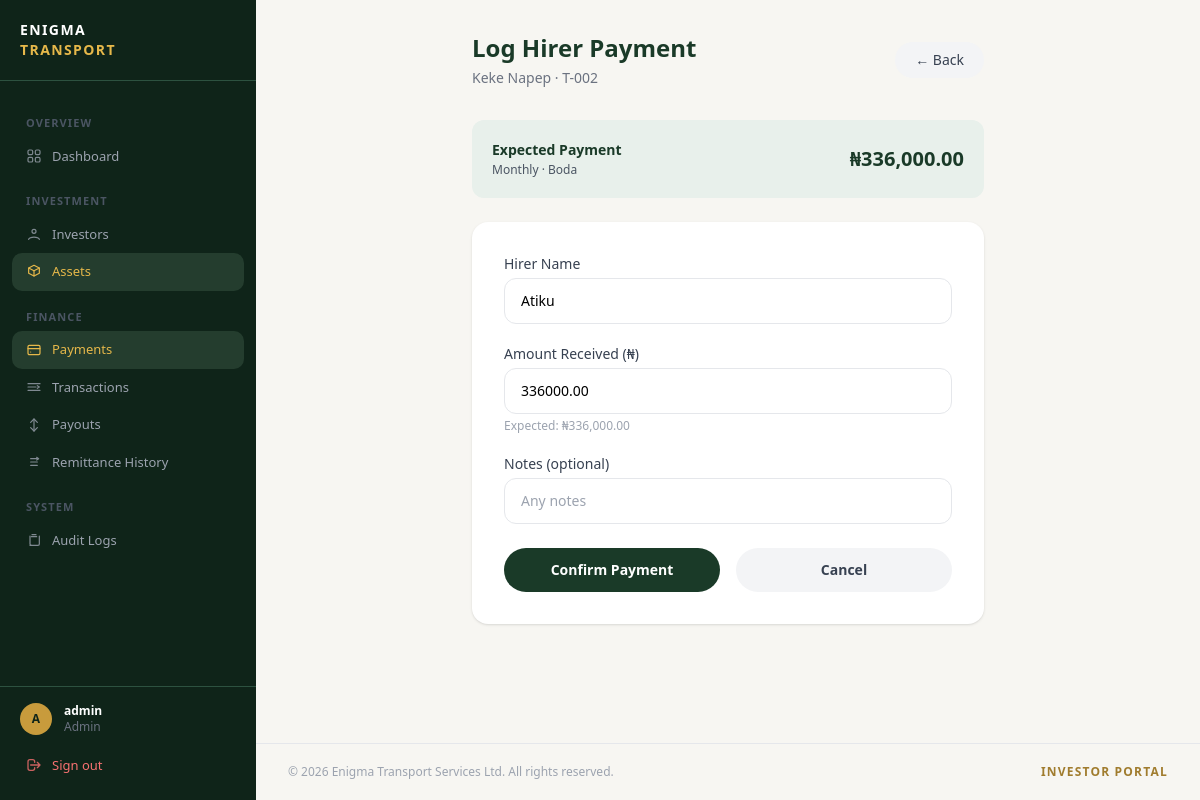
The app's page /remittances/log/22/ (signed in) with its own data.
### accounts/models.py (models this page shows, shortened)
class User(AbstractUser):
    ROLE_CHOICES = (
        ('admin', 'Admin'),
        ('investor', 'Investor'),
    )
    role = models.CharField(max_length=20, choices=ROLE_CHOICES, default='investor')
    email = models.EmailField(unique=True)  # ← add this
    created_at = models.DateTimeField(auto_now_add=True)

### assets/models.py (models this page shows, shortened)
class AssetAllocation(models.Model):
    investment = models.ForeignKey(
        'investments.Investment',
        on_delete=models.CASCADE,
        related_name='allocations'
    )
    asset = models.ForeignKey(
        Asset,
        on_delete=models.PROTECT
    )
    quantity = models.PositiveIntegerField(default=1)
    hirer_name = models.CharField(max_length=200, blank=True)
    hirer_phone = models.CharField(max_length=20, blank=True)
    allocated_at = models.DateTimeField(auto_now_add=True)
    current_period_paid = models.BooleanField(default=False)
    last_payment_date = models.DateField(null=True, blank=True)
    paystack_page_id = models.CharField(max_length=100, blank=True)
    paystack_payment_link = models.URLField(blank=True)
    class Meta:
        unique_together = ('investment', 'asset')

class Asset(models.Model):
    STATUS_CHOICES = (
        ('available', 'Available'),
        ('allocated', 'Allocated'),
        ('maintenance', 'Maintenance'),
        ('inactive', 'Inactive'),
    )
    name = models.CharField(max_length=200)
    asset_code = models.CharField(max_length=50, unique=True, blank=True)
    asset_type = models.CharField(max_length=100)
    purchase_value = models.DecimalField(max_digits=15, decimal_places=2)
    service_charge = models.DecimalField(max_digits=15, decimal_places=2, default=0)
    management_fee = models.DecimalField(max_digits=15, decimal_places=2, default=0)
    weekly_return = models.DecimalField(max_digits=15, decimal_places=2, null=True, blank=True)
    duration_weeks = models.PositiveIntegerField(null=True, blank=True)
    status = models.CharField(max_length=20, choices=STATUS_CHOICES, default='available')
    created_at = models.DateTimeField(auto_now_add=True)

### investments/models.py (models this page shows, shortened)
class Investment(models.Model):
    STATUS_CHOICES = (
        ('pending', 'Pending'),
        ('awaiting_payment', 'Awaiting Payment'),
        ('active', 'Active'),
        ('completed', 'Completed'),
        ('cancelled', 'Cancelled'),
    )
    FREQUENCY_CHOICES = (
        ('weekly', 'Weekly'),
        ('monthly', 'Monthly'),
    )
    investor = models.ForeignKey(
        InvestorProfile,
        on_delete=models.CASCADE,
        related_name='investments'
    )
    tier = models.ForeignKey(
        InvestmentTier,
        on_delete=models.PROTECT
    )
    number_of_assets = models.PositiveIntegerField(default=0)
    investment_amount = models.DecimalField(
        max_digits=15, decimal_places=2, default=0
    )
    status = models.CharField(
        max_length=20, choices=STATUS_CHOICES, default='pending'
    )
    payout_frequency = models.CharField(
        max_length=20, choices=FREQUENCY_CHOICES, default='monthly'
    )
    duration_weeks = models.PositiveIntegerField(null=True, blank=True)
    duration_months = models.PositiveIntegerField(null=True, blank=True)
    start_date = models.DateField(null=True, blank=True)
    end_date = models.DateField(null=True, blank=True)
    service_charge = models.DecimalField(max_digits=15, decimal_places=2, default=0)
    management_fee = models.DecimalField(max_digits=15, decimal_places=2, default=0)
    asset_type = models.CharField(max_length=100, blank=True)
    quantity = models.PositiveIntegerField(default=1)
    created_at = models.DateTimeField(auto_now_add=True)

### investors/models.py (models this page shows, shortened)
class InvestorProfile(models.Model):
    user = models.OneToOneField(
        settings.AUTH_USER_MODEL, on_delete=models.CASCADE
    )
    phone_number = models.CharField(max_length=20, blank=True, default='')
    bank_name = models.CharField(max_length=100, blank=True, default='')
    account_number = models.CharField(max_length=20, blank=True, default='')
    account_name = models.CharField(max_length=200, blank=True, default='')
    kyc_verified = models.BooleanField(default=False)
    created_at = models.DateTimeField(auto_now_add=True)

### remittances/views.py (the view, shortened to what this page needs)
# urls.py: path('log/<int:allocation_pk>/', views.log_asset_payment_view, name='log_asset_payment'),
@admin_required
def log_asset_payment_view(request, allocation_pk):
    allocation = get_object_or_404(AssetAllocation, pk=allocation_pk)
    investment = allocation.investment
    if investment.status != 'active':
        messages.error(request, 'Investment is not active.')
        return redirect('central_payment')
    expected = get_expected_amount(allocation, investment)
    return render(request, 'remittances/log_asset_payment.html', {
        'allocation': allocation,
        'investment': investment,
        'expected': expected,
    })

### remittances/views.py (called while the page is built)
def get_expected_amount(allocation, investment):
    weekly = allocation.asset.weekly_return or Decimal('0')
    if investment.payout_frequency == 'monthly':
        return weekly * Decimal('4')
    return weekly

### templates/remittances/log_asset_payment.html (shortened to what this page needs)
{% extends 'base.html' %}
{% load humanize %}
{% block dashboard_content %}
<div class="max-w-lg mx-auto">
    <div class="mb-8 flex justify-between items-center">
        <div>
            <h1 class="text-2xl font-bold" style="color:#1a3a28;">Log Hirer Payment</h1>
            <p class="text-gray-500 mt-1 text-sm">{{ allocation.asset.name }} · {{ allocation.asset.asset_code }}</p>
        </div>
        <a href="{% url 'central_payment' %}"
            class="bg-gray-100 text-gray-700 px-5 py-2 rounded-full text-sm hover:bg-gray-200 transition">
            ← Back
        </a>
    </div>
    <div class="rounded-xl p-5 mb-6 flex justify-between items-center" style="background:#e8f0eb;">
        <div>
            <p class="text-sm font-bold" style="color:#1a3a28;">Expected Payment</p>
            <p class="text-xs text-gray-600 mt-0.5 capitalize">
                {{ investment.payout_frequency }} · {{ investment.investor.user.username }}
            </p>
        </div>
        <p class="text-xl font-bold" style="color:#1a3a28;">₦{{ expected|floatformat:2|intcomma }}</p>
    </div>
    <div class="bg-white rounded-2xl shadow p-8">
        <form method="POST">
            <div class="mb-5">
                <label class="block text-sm font-medium text-gray-700 mb-1">Hirer Name</label>
                <input type="text" name="hirer_name"
                    value="{{ allocation.hirer_name }}"
                    placeholder="Name of hirer"
                    class="w-full border border-gray-200 rounded-xl px-4 py-3 text-sm focus:outline-none">
            </div>
            <div class="mb-5">
                <label class="block text-sm font-medium text-gray-700 mb-1">Amount Received (₦)</label>
                <input type="number" name="amount_received"
                    value="{{ expected }}"
                    min="0" step="0.01" required
                    class="w-full border border-gray-200 rounded-xl px-4 py-3 text-sm focus:outline-none">
                <p class="text-xs text-gray-400 mt-1">Expected: ₦{{ expected|floatformat:2|intcomma }}</p>
            </div>
            <div class="mb-6">
                <label class="block text-sm font-medium text-gray-700 mb-1">Notes (optional)</label>
                <input type="text" name="notes"
                    placeholder="Any notes"
                    class="w-full border border-gray-200 rounded-xl px-4 py-3 text-sm focus:outline-none">
            </div>
            <div class="flex gap-4">
                <button type="submit"
                    class="flex-1 text-white py-3 rounded-full font-semibold text-sm"
                    style="background:#1a3a28;">
                    Confirm Payment
                </button>
                <a href="{% url 'central_payment' %}"
                    class="flex-1 text-center bg-gray-100 text-gray-700 py-3 rounded-full font-semibold text-sm hover:bg-gray-200 transition">
                    Cancel
                </a>
            </div>
        </form>
    </div>
</div>
{% endblock %}

### templates/base.html (shortened to what this page needs)
<!DOCTYPE html>
<html lang="en">
<head>
    <script src="https://cdn.tailwindcss.com"></script>
</head>
<body class="bg-surface font-sans">
{% if user.is_authenticated %}
<aside id="sidebar">
    <div class="px-5 py-5 border-b border-forest-muted flex items-center justify-between shrink-0">
        <a href="/" class="flex flex-col leading-tight">
            <span class="text-white font-bold text-sm tracking-widest uppercase">Enigma</span>
            <span class="text-gold-light font-bold text-sm tracking-widest uppercase">Transport</span>
        </a>
    </div>
    <nav class="flex-1 px-3 py-4 overflow-y-auto min-h-0">
        {% if user.role == 'admin' %}
        <span class="nav-section">OVERVIEW</span>
        <a href="{% url 'admin_dashboard' %}" class="nav-item {% if request.resolver_match.url_name == 'admin_dashboard' %}active{% endif %}">
            Dashboard
        </a>
        <span class="nav-section">INVESTMENT</span>
        <a href="{% url 'admin_investor_list' %}" class="nav-item {% if 'investor' in request.resolver_match.url_name %}active{% endif %}">
            <svg xmlns="http://www.w3.org/2000/svg"
                 viewBox="0 0 24 24"
                 fill="none"
                 stroke="currentColor"
                 stroke-width="1.8"
                 stroke-linecap="round"
                 stroke-linejoin="round"
                 class="w-6 h-6">
              <circle cx="12" cy="8" r="3"/>
              <path d="M4 20c1.8-4.5 14.2-4.5 16 0"/>
            </svg>
            Investors
        </a>
        <a href="{% url 'admin_asset_list' %}" class="nav-item {% if 'asset' in request.resolver_match.url_name %}active{% endif %}">
            <svg xmlns="http://www.w3.org/2000/svg"
                 viewBox="0 0 24 24"
                 fill="none"
                 stroke="currentColor"
                 stroke-width="1.8"
                 stroke-linecap="round"
                 stroke-linejoin="round"
                 class="w-6 h-6">
              <path d="M12 2l8 4-8 4-8-4 8-4z"/>
              <path d="M4 6v8l8 4 8-4V6"/>
              <path d="M12 10v8"/>
            </svg>
            Assets
        </a>
        <span class="nav-section">FINANCE</span>
        <a href="{% url 'central_payment' %}" class="nav-item {% if 'payment' in request.resolver_match.url_name %}active{% endif %}">
            <svg xmlns="http://www.w3.org/2000/svg"
                 viewBox="0 0 24 24"
                 fill="none"
                 stroke="currentColor"
                 stroke-width="1.8"
                 stroke-linecap="round"
                 stroke-linejoin="round"
                 class="w-6 h-6">
              <rect x="3" y="5" width="18" height="14" rx="2"/>
              <path d="M3 10h18"/>
              <path d="M7 15h.01"/>
            </svg>
            Payments
        </a>
        <a href="{% url 'admin_transaction_list' %}" class="nav-item {% if 'transaction' in request.resolver_match.url_name %}active{% endif %}">
            <svg xmlns="http://www.w3.org/2000/svg"
                 viewBox="0 0 24 24"
                 fill="none"
                 stroke="currentColor"
                 stroke-width="1.8"
                 stroke-linecap="round"
                 stroke-linejoin="round"
                 class="w-6 h-6">
              <path d="M3 7h18"/>
              <path d="M3 12h12"/>
              <path d="M3 17h18"/>
              <path d="M17 10l3 2-3 2"/>
            </svg>
            Transactions
        </a>
        <a href="{% url 'admin_payout_list' %}" class="nav-item {% if 'payout' in request.resolver_match.url_name %}active{% endif %}">
            <svg xmlns="http://www.w3.org/2000/svg"
                 viewBox="0 0 24 24"
                 fill="none"
                 stroke="currentColor"
                 stroke-width="1.8"
                 stroke-linecap="round"
                 stroke-linejoin="round"
                 class="w-6 h-6">
              <path d="M12 3v18"/>
              <path d="M7 8l5-5 5 5"/>
              <path d="M7 16l5 5 5-5"/>
            </svg>
            Payouts
        </a>
        <a href="{% url 'remittance_list' %}" class="nav-item {% if 'remittance' in request.resolver_match.url_name %}active{% endif %}">
            <svg xmlns="http://www.w3.org/2000/svg"
                 viewBox="0 0 24 24"
                 fill="none"
                 stroke="currentColor"
                 stroke-width="1.8"
                 stroke-linecap="round"
                 stroke-linejoin="round"
                 class="w-6 h-6">
              <path d="M7 7h10"/>
              <path d="M7 12h10"/>
              <path d="M7 17h10"/>
              <path d="M16 5l3 2-3 2"/>
            </svg>
            Remittance History
        </a>
        <span class="nav-section">SYSTEM</span>
        <a href="{% url 'admin_auditlog_list' %}" class="nav-item {% if 'auditlog' in request.resolver_match.url_name %}active{% endif %}">
            <svg xmlns="http://www.w3.org/2000/svg"
                 viewBox="0 0 24 24"
                 fill="none"
                 stroke="currentColor"
                 stroke-width="1.8"
                 stroke-linecap="round"
                 stroke-linejoin="round"
                 class="w-6 h-6">
              <path d="M9 4h6"/>
              <path d="M8 7h8"/>
              <path d="M6 20h12a2 2 0 0 0 2-2V6"/>
              <path d="M6 6v12a2 2 0 0 0 2 2"/>
            </svg>
            Audit Logs
        </a>
        {% endif %}
    </nav>
    <div class="border-t border-forest-muted px-3 py-4 shrink-0">
        <div class="flex items-center gap-3 px-2 mb-3">
            <div class="w-8 h-8 rounded-full bg-gold flex items-center justify-center text-forest-dark text-xs font-bold shrink-0">
                {{ user.username|first|upper }}
            </div>
            <div class="flex-1 min-w-0">
                <p class="text-white text-xs font-semibold truncate">{{ user.username }}</p>
                <p class="text-gray-500 text-xs capitalize">{{ user.role }}</p>
            </div>
        </div>
        <a href="{% url 'logout' %}" class="nav-item w-full text-red-400 hover:text-red-300 hover:bg-red-950/30">
            <svg fill="none" stroke="currentColor" viewBox="0 0 24 24"><path stroke-linecap="round" stroke-linejoin="round" stroke-width="2" d="M17 16l4-4m0 0l-4-4m4 4H7m6 4v1a3 3 0 01-3 3H6a3 3 0 01-3-3V7a3 3 0 013-3h4a3 3 0 013 3v1"/></svg>
            Sign out
        </a>
    </div>
</aside>
    <div id="main-content">
        <main class="flex-1 px-6 lg:px-8 py-8">{% block dashboard_content %}{% endblock %}</main>
        <footer class="px-6 lg:px-8 py-5 border-t border-gray-200">
            <div class="flex flex-col sm:flex-row justify-between items-center gap-1 text-xs text-gray-400">
                <span>&copy; 2026 Enigma Transport Services Ltd. All rights reserved.</span>
                <span class="text-gold-muted font-semibold tracking-widest uppercase text-xs">Investor Portal</span>
            </div>
        </footer>
    </div>
{% endif %}
</body>
</html>

### templates/base.html (style rules this page uses)
body { font-family: 'Inter', sans-serif; }
#sidebar { width: 256px; height: 100vh; position: fixed; top: 0; left: 0; display: flex; flex-direction: column; background: #0f2419; z-index: 40; transition: transform 0.25s ease; overflow: hidden; }
#main-content { margin-left: 256px; min-height: 100vh; display: flex; flex-direction: column; }
.nav-item { display: flex; align-items: center; gap: 10px; padding: 9px 14px; border-radius: 10px; font-size: 0.8125rem; font-weight: 500; color: #9ca3af; transition: background 0.15s, color 0.15s; text-decoration: none; }
nav { scrollbar-width: thin; scrollbar-color: #2d5240 transparent; }
.nav-item.active { background: #243d2e; color: #e6b84a; }
.nav-item svg { width: 16px; height: 16px; flex-shrink: 0; opacity: 0.8; }
.nav-item:hover svg, .nav-item.active svg { opacity: 1; }
.nav-section { font-size: 0.6875rem; font-weight: 600; letter-spacing: 0.1em; text-transform: uppercase; color: #4b5563; padding: 0 14px; margin: 18px 0 6px; display: block; }
.bg-gold { background-color: #c89b3c; }
.bg-surface { background-color: #f7f6f2; }
.text-forest-dark { color: #0f2419; }
.text-gold-light { color: #e6b84a; }
.text-gold-muted { color: #a07c2e; }
.border-forest-muted { border-color: #2d5240; }

### records on screen
User: username|first "A", username "admin", role "Admin"
AssetAllocation: asset.name "Keke Napep", asset.asset_code "T-002", hirer_name "Atiku"
Investment: payout_frequency "Monthly", investor.user.username "Boda"

### other values on screen
{{ expected|floatformat:2|intcomma }} "336,000.00"
